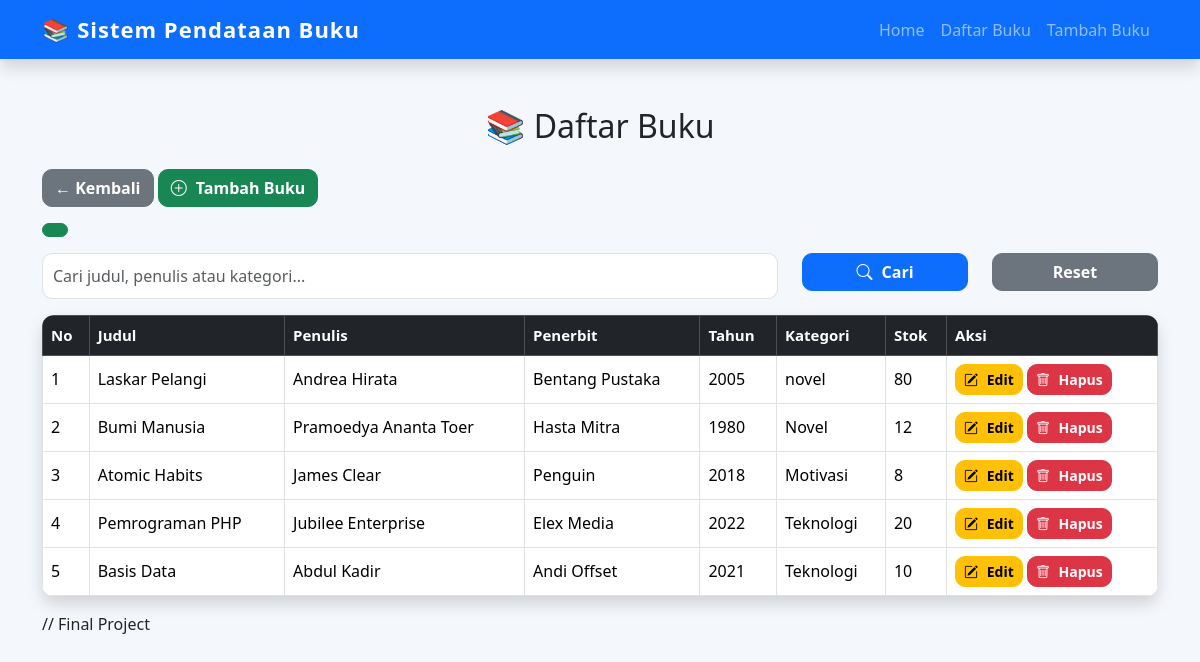
Page /daftar.php on the committed database.
### tables this page shows
CREATE TABLE `buku` (
  `id_buku` int(11) NOT NULL,
  `judul` varchar(100) NOT NULL,
  `penulis` varchar(100) NOT NULL,
  `penerbit` varchar(100) NOT NULL,
  `tahun_terbit` year(4) NOT NULL,
  `kategori` varchar(50) NOT NULL,
  `stok` int(11) NOT NULL
);

### daftar.php (the view, shortened to what this page needs)
<?php
include 'config/koneksi.php';
$cari = "";
if(isset($_GET['cari'])){
    $cari = $_GET['cari'];
    $query = mysqli_query($koneksi,
    "SELECT * FROM buku
    WHERE judul LIKE '%$cari%'
    OR penulis LIKE '%$cari%'
    OR kategori LIKE '%$cari%'");
}else{
    $query = mysqli_query($koneksi,
    "SELECT * FROM buku");
}
?>
<!DOCTYPE html>
<html lang="id">
<head>
    <link href="https://cdn.jsdelivr.net/npm/bootstrap@5.3.7/dist/css/bootstrap.min.css" rel="stylesheet">
    <link rel="stylesheet" href="css/style.css">
    <link rel="stylesheet" href="https://cdn.jsdelivr.net/npm/bootstrap-icons@1.11.3/font/bootstrap-icons.min.css">
</head>
<body>
    <?php include 'partials/navbar.php'; ?>
<div class="container mt-5">
    <h2 class="text-center mb-4">📚 Daftar Buku</h2>
    <a href="index.php" class="btn btn-secondary mb-3">← Kembali</a>
   <a href="tambah.php" class="btn btn-success mb-3">
    <i class="bi bi-plus-circle"></i> Tambah Buku
    <form method="GET" class="mb-3">
</a>
<div class="row">
<div class="col-md-8">
<input
type="text"
name="cari"
class="form-control"
placeholder="Cari judul, penulis atau kategori..."
value="<?= $cari; ?>">
</div>
<div class="col-md-2">
<button class="btn btn-primary w-100">
    <i class="bi bi-search"></i> Cari
</button>
</div>
<div class="col-md-2">
<a href="daftar.php" class="btn btn-secondary w-100">
Reset
</a>
</div>
</div>
    <table class="table table-hover table-bordered align-middle shadow">
       <thead class="table-dark">
        <tr>
            <th>No</th>
            <th>Judul</th>
            <th>Penulis</th>
            <th>Penerbit</th>
            <th>Tahun</th>
            <th>Kategori</th>
            <th>Stok</th>
            <th>Aksi</th>
        </tr>
        </thead>
        <tbody>
        <?php
        $no = 1;
        while($data = mysqli_fetch_assoc($query)){
        ?>
        <tr>
            <td><?= $no++; ?></td>
            <td><?= $data['judul']; ?></td>
            <td><?= $data['penulis']; ?></td>
            <td><?= $data['penerbit']; ?></td>
            <td><?= $data['tahun_terbit']; ?></td>
            <td><?= $data['kategori']; ?></td>
            <td><?= $data['stok']; ?></td>
            <td>
               <a href="edit.php?id=<?= $data['id_buku']; ?>"
class="btn btn-warning btn-sm">
    <i class="bi bi-pencil-square"></i> Edit
</a>
              <a href="hapus.php?id=<?= $data['id_buku']; ?>"
class="btn btn-danger btn-sm"
onclick="return confirm('Yakin ingin menghapus data?')">
    <i class="bi bi-trash"></i> Hapus
</a>
            </td>
        </tr>
        <?php } ?>
        </tbody>
    </table>
    // Final Project
</div>
</body>
</html>

### partials/navbar.php (shortened to what this page needs)
<nav class="navbar navbar-expand-lg navbar-dark bg-primary shadow">
    <div class="container">
        <a class="navbar-brand fw-bold" href="index.php">
            📚 Sistem Pendataan Buku
        </a>
        <div class="collapse navbar-collapse"
             id="navbarNav">
            <ul class="navbar-nav ms-auto">
                <li class="nav-item">
                    <a class="nav-link" href="index.php">
                        Home
                    </a>
                </li>
                <li class="nav-item">
                    <a class="nav-link" href="daftar.php">
                        Daftar Buku
                    </a>
                </li>
                <li class="nav-item">
                    <a class="nav-link" href="tambah.php">
                        Tambah Buku
                    </a>
                </li>
            </ul>
        </div>
    </div>
</nav>

### css/style.css (style rules this page uses)
body { background: #f4f7fb; font-family: 'Segoe UI', Tahoma, Geneva, Verdana, sans-serif; }
.navbar { box-shadow: 0 3px 10px rgba(0,0,0,0.15); }
.navbar-brand { font-size: 22px; font-weight: bold; letter-spacing: 1px; }
.btn { border-radius: 10px; transition: .3s; font-weight: 600; }
.table { border-radius: 12px; overflow: hidden; background: white; }
.table thead { font-size: 15px; }
.table tbody tr { transition: .2s; }
.form-control { border-radius: 10px; padding: 10px; }
.bi { margin-right:5px; }
* { scroll-behavior:smooth; }

### rows in the picture
buku: judul "Laskar Pelangi", penulis "Andrea Hirata", penerbit "Bentang Pustaka", tahun_terbit "2005", kategori "novel", stok "80"
buku: judul "Bumi Manusia", penulis "Pramoedya Ananta Toer", penerbit "Hasta Mitra", tahun_terbit "1980", kategori "Novel", stok "12"
buku: judul "Atomic Habits", penulis "James Clear", penerbit "Penguin", tahun_terbit "2018", kategori "Motivasi", stok "8"
buku: judul "Pemrograman PHP", penulis "Jubilee Enterprise", penerbit "Elex Media", tahun_terbit "2022", kategori "Teknologi", stok "20"
buku: judul "Basis Data", penulis "Abdul Kadir", penerbit "Andi Offset", tahun_terbit "2021", kategori "Teknologi", stok "10"
